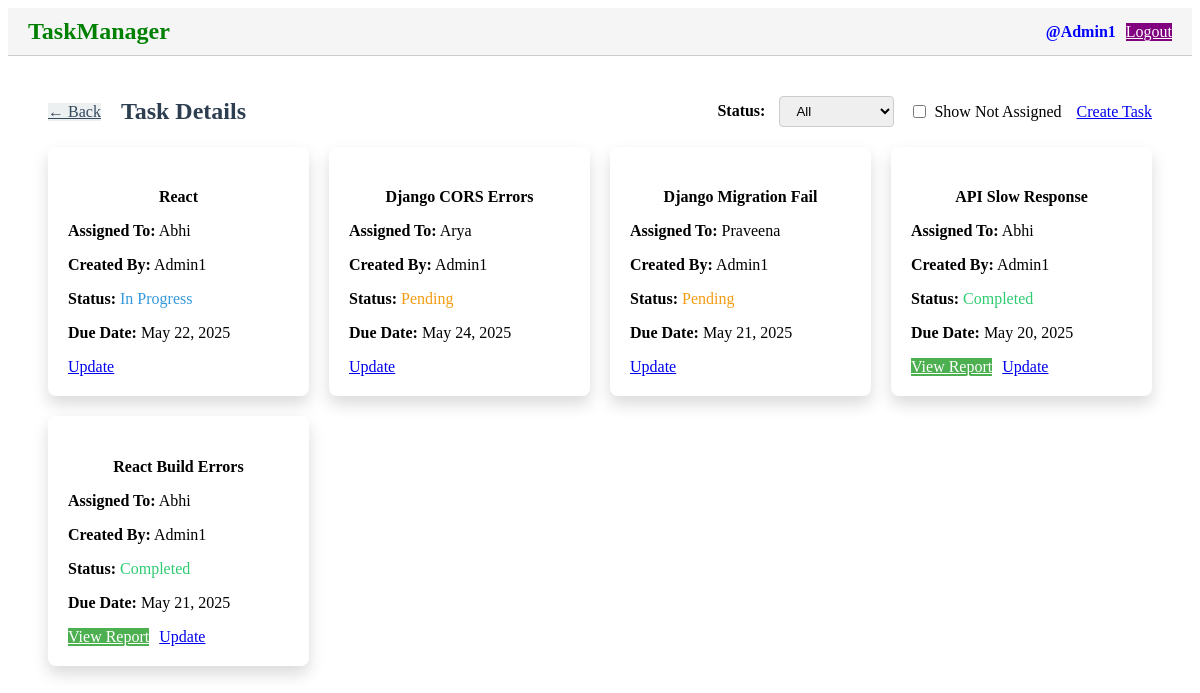
The app's page /adminpanel/tasks/ (signed in) with its own data.
### taskmanager/models.py (models this page shows, shortened)
class CustomUser(AbstractBaseUser,PermissionsMixin):
    id = models.UUIDField(primary_key=True, default=uuid.uuid4, editable=False)
    username = models.CharField(max_length=30, unique=True, null=False, blank=False)
    password = models.CharField(max_length=30, null=False)
    role = models.CharField(max_length=30, choices=Role.choices, default=Role.USER)
    is_active = models.BooleanField(default=True)
    is_staff = models.BooleanField(default=False)
    is_superuser=models.BooleanField(default=False)
    USERNAME_FIELD = 'username'
    REQUIRED_FIELDS = []
    objects = CustomUserManager()

class Task(models.Model):
    id = models.UUIDField(primary_key=True, default=uuid.uuid4, editable=False)
    title = models.CharField(max_length=255)
    description = models.TextField()
    assigned_to = models.ForeignKey(CustomUser, on_delete=models.CASCADE, related_name='assigned_tasks',null=True,blank=True)
    created_by = models.ForeignKey(CustomUser, on_delete=models.SET_NULL, null=True, blank=True, related_name='created_tasks')
    due_date = models.DateField()
    status = models.CharField(max_length=20, choices=StatusChoices.choices, default=StatusChoices.PENDING)
    completion_report = models.TextField(blank=True, null=True)
    worked_hours = models.PositiveIntegerField(blank=True, null=True)

### taskmanager/views/task_views.py (the view)
# urls.py: path('adminpanel/tasks/', task_list, name='task_list'),
@login_required
def task_list(request):
    if request.user.role not in [Role.ADMIN, Role.SUPERUSER]:
        return render(request, "login.html", {"error": "Unauthorized access"})
    tasks = Task.objects.all().select_related('assigned_to')
    return render(request, "task_details.html", {"tasks": tasks})

### taskmanager/templates/task_details.html (shortened to what this page needs)
{% extends "base.html" %}
{% load static %}
{% block content %}
<div class="task-page">
  <div class="task-header">
    <div class="task-header-left">
      <a href="{% url 'admin_panel' %}" class="mui-btn mui-btn--raised back-btn">← Back</a>
      <h2 class="task-title">Task Details</h2>
    </div>
    <div class="task-header-right">
      <div class="filter-group">
        <label for="statusFilter"><strong>Status:</strong></label>
        <select id="statusFilter" class="mui-select">
          <option value="All">All</option>
        </select>
      </div>
      <label class="checkbox-label">
        <input type="checkbox" id="notAssignedOnly"> Show Not Assigned
      </label>
      {% if request.user.role == 'ADMIN' %}
      <a href="{% url 'create_task' %}" class="mui-btn mui-btn--raised mui-btn--primary">Create Task</a>
      {% endif %}
    </div>
  </div>
  <div class="task-grid">
    {% for task in tasks %}
    <div class="task-card"
         data-status="{{ task.status|lower }}"
         data-assigned="{% if task.assigned_to %}assigned{% else %}none{% endif %}">
      <h4 class="task-title-centered">{{ task.title }}</h4>
      <p><strong>Assigned To:</strong> {{ task.assigned_to.username|default:"Not Assigned" }}</p>
      <p><strong>Created By:</strong> {{ task.created_by.username|default:"Unknown" }}</p>
      <p><strong>Status:</strong>
        {% if task.status == "Pending" %}
          <span class="status-pending">Pending</span>
        {% elif task.status == "InProgress" %}
          <span class="status-inprogress">In Progress</span>
        {% elif task.status == "Completed" %}
          <span class="status-completed">Completed</span>
        {% endif %}
      </p>
      <p><strong>Due Date:</strong> {{ task.due_date }}</p>
      <div class="task-actions">
        {% if task.status == "Completed" %}
        <a href="#" class="mui-btn mui-btn--small mui-btn--raised view-report-btn">View Report</a>
        {% endif %}
        {% if request.user.role == 'ADMIN' %}
        <a href="{% url 'update_task_assignment' task.id %}" class="mui-btn mui-btn--small mui-btn--raised mui-btn--primary">Update</a>
        {% endif %}
      </div>
    </div>
    {% empty %}
    <p class="no-tasks-message">No tasks available.</p>
    {% endfor %}
  </div>
</div>
{% endblock %}

### taskmanager/templates/base.html (shortened to what this page needs)
{% load static %}
<!DOCTYPE html>
<html lang="en">
<head>
    <link href="{% static 'css/login.css' %}" rel="stylesheet">
    <link href="https://cdn.muicss.com/mui-0.10.3/css/mui.min.css" rel="stylesheet">
    <link href="{% static 'css/style.css' %}" rel="stylesheet">
</head>
<body>
    <div class="top-nav">
        <h2 class="logo">TaskManager</h2>
        {% if request.user.is_authenticated %}
        <div class="user-info">
            <span class="username">@{{ request.user.username }}</span>
            <a href="{% url 'logout' %}" class="mui-btn mui-btn--raised logout-btn">Logout</a>
        </div>
        {% endif %}
    </div>
    {% block content %}{% endblock %}
</body>
</html>

### taskmanager/static/css/style.css (style rules this page uses)
.top-nav { display: flex; justify-content: space-between; align-items: center; padding: 10px 20px; background: #f5f5f5; border-bottom: 1px solid #ccc; }
.logo { color: green; margin: 0; }
.user-info { display: flex; align-items: center; gap: 10px; }
.username { font-weight: bold; color: blue; }
.logout-btn { background-color: purple; color: white; }
.back-btn { background-color: #ecf0f1; color: #34495e; }
.task-page { margin: 40px; }
.task-header { display: flex; justify-content: space-between; align-items: center; flex-wrap: wrap; gap: 20px; margin-bottom: 20px; }
.task-header-left { display: flex; align-items: center; gap: 20px; flex-wrap: wrap; }
.task-title { color: #2c3e50; margin: 0; font-weight: 700; }
.task-header-right { display: flex; align-items: center; gap: 15px; flex-wrap: wrap; }
.filter-group select { margin-left: 10px; padding: 6px 12px; border-radius: 4px; border: 1px solid #ccc; }
.checkbox-label { display: flex; align-items: center; gap: 5px; }
.task-grid { display: grid; grid-template-columns: repeat(auto-fill, minmax(250px, 1fr)); gap: 20px; }
.task-card { background: #fff; border-radius: 8px; box-shadow: 0 8px 16px rgba(0,0,0,0.15); padding: 20px; }
.status-pending { color: #f39c12; }
.status-inprogress { color: #3498db; }
.status-completed { color: #2ecc71; }
.task-actions { display: flex; gap: 10px; margin-top: 15px; }

### taskmanager/templates/task_details.html (style rules this page uses)
.task-title-centered { font-weight: bold; text-align: center; margin-bottom: 10px; }
.view-report-btn { background-color: #4CAF50 !important; color: white !important; border: none; }

### records on screen
CustomUser: user.username "Admin1"
Task: title "React", assigned_to.username "Abhi", created_by.username "Admin1", status "In Progress", due_date "May 22, 2025"
Task: title "Django CORS Errors", assigned_to.username "Arya", created_by.username "Admin1", status "Pending", due_date "May 24, 2025"
Task: title "Django Migration Fail", assigned_to.username "Praveena", created_by.username "Admin1", status "Pending", due_date "May 21, 2025"
Task: title "API Slow Response", assigned_to.username "Abhi", created_by.username "Admin1", status "Completed", due_date "May 20, 2025"
Task: title "React Build Errors", assigned_to.username "Abhi", created_by.username "Admin1", status "Completed", due_date "May 21, 2025"
